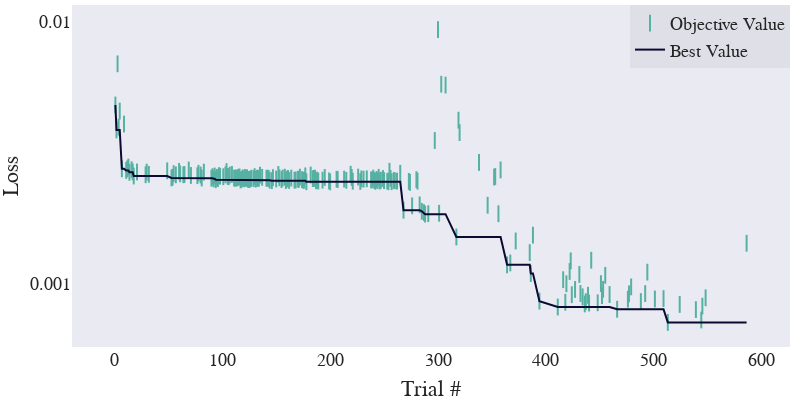

The notebook cell saved with this chart:
### Code cell
imp.reload(cplot)
fig = cplot.get_optimization_history_plot(study)
fig.update_layout(
    autosize=False,title_text='Optimization History', title=None, title_x=0.5, title_y=0.98, yaxis_type="log",
    template="seaborn",
    width=800,
    height=400,
    font_family="Times New Roman",
    font_size=18,
    title_font_family="Times New Roman",
    title_font_size=28,
    
     margin=dict( r=10, l=10, b=0, t=5),
    
              legend=dict(
                  bgcolor='rgba(220,220,230,0.8)',
                  orientation="v",
                yanchor="top",
                y=1,
                xanchor="right",x=1)
    )


fig.update_xaxes(showgrid=False,zeroline=False,title_text="Trial #")

fig.update_yaxes(showgrid=False,title_text="Loss",dtick=1)
with open("Optimization_History.pdf", "wb") as f:
    f.write(scope.transform(fig, format="pdf", width=800,height=500,  ))

fig

### Figure 1 — Plotly figure (JSON) as saved in the notebook; plotly's stock layout.template omitted (floating-point values rounded to 4 significant figures; data arrays with more than 128 entries replaced by an {"elided": "..."} marker saying what was removed)
{"data": [{"marker": {"color": "rgb(11,100,200,0.1)", "line": {"color": "rgb(86, 177, 163)", "width": 2}, "size": 12, "symbol": "line-ns"}, "mode": "markers", "name": "Objective Value", "type": "scatter", "x": {"elided": "216 int values"}, "y": {"elided": "216 float values"}}, {"line": {"width": 2}, "marker": {"color": "rgb(10,10,50)", "size": 20}, "name": "Best Value", "type": "scatter", "x": {"elided": "216 int values"}, "y": {"elided": "216 float values"}}], "layout": {"autosize": false, "font": {"family": "Times New Roman", "size": 18}, "height": 400, "legend": {"bgcolor": "rgba(220,220,230,0.8)", "orientation": "v", "x": 1, "xanchor": "right", "y": 1, "yanchor": "top"}, "margin": {"b": 0, "l": 10, "r": 10, "t": 5}, "title": {"font": {"family": "Times New Roman", "size": 28}, "x": 0.5, "y": 0.98}, "width": 800, "xaxis": {"autorange": true, "range": [-39.28, 626.3], "showgrid": false, "title": {"text": "Trial #"}, "type": "linear", "zeroline": false}, "yaxis": {"autorange": true, "dtick": 1, "range": [-3.242, -1.936], "showgrid": false, "title": {"text": "Loss"}, "type": "log"}}}
